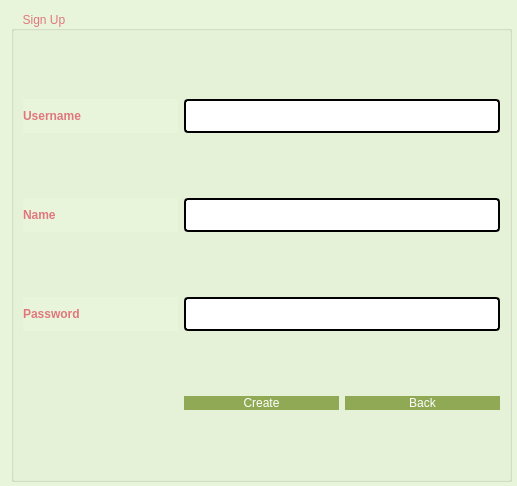
<?xml version="1.0" encoding="UTF-8"?>
<ui version="4.0">
 <class>signUp</class>
 <widget class="QDialog" name="signUp">
  <property name="geometry">
   <rect>
    <x>0</x>
    <y>0</y>
    <width>517</width>
    <height>486</height>
   </rect>
  </property>
  <property name="windowTitle">
   <string>Dialog</string>
  </property>
  <property name="styleSheet">
   <string notr="true">background-color:#E9F5DB;</string>
  </property>
  <widget class="QGroupBox" name="groupBox">
   <property name="geometry">
    <rect>
     <x>11</x>
     <y>11</y>
     <width>501</width>
     <height>471</height>
    </rect>
   </property>
   <property name="styleSheet">
    <string notr="true">font: 18pt &quot;Georgina&quot;;
border-color: rgb(196, 178, 255);
border-color: rgb(170, 0, 255);
color: #E0777D;

</string>
   </property>
   <property name="title">
    <string>   Sign Up</string>
   </property>
   <layout class="QGridLayout" name="gridLayout">
    <item row="2" column="0">
     <widget class="QLabel" name="label_3">
      <property name="styleSheet">
       <string notr="true">font: 14pt &quot;Georgina&quot;;</string>
      </property>
      <property name="text">
       <string>&lt;html&gt;&lt;head/&gt;&lt;body&gt;&lt;p&gt;&lt;span style=&quot; font-weight:700;&quot;&gt;Password&lt;/span&gt;&lt;/p&gt;&lt;/body&gt;&lt;/html&gt;</string>
      </property>
     </widget>
    </item>
    <item row="3" column="2">
     <widget class="QPushButton" name="backButton">
      <property name="styleSheet">
       <string notr="true">QPushButton{
border-radius:10px;
padding : 0 4px;
background: #90A955;
border -radius:10px;
color: rgb(255, 255, 255);
font: 26px&quot;Georgina&quot;
}
QPushButton:hover{
background:#572B788;
}
QPushButton:pressed

{
background:#E0777D;
}
QToolButton
{

border-radius:10px;
bacground:red;
color:red;
}

QPushButton:pressed
{
              font-size: 19px;
              transition: 0.9s; 
}</string>
      </property>
      <property name="text">
       <string>Back</string>
      </property>
     </widget>
    </item>
    <item row="3" column="1">
     <widget class="QPushButton" name="createButton">
      <property name="styleSheet">
       <string notr="true">QPushButton{
border-radius:10px;
padding : 0 4px;
background: #90A955;
border -radius:10px;
color: rgb(255, 255, 255);
font: 26px&quot;Georgina&quot;
}
QPushButton:hover{
background:#572B788;
}
QPushButton:pressed

{
background:#E0777D;
}
QToolButton
{

border-radius:10px;
bacground:red;
color:red;
}

QPushButton:pressed
{
              font-size: 19px;
              transition: 0.9s; 
}</string>
      </property>
      <property name="text">
       <string>Create</string>
      </property>
     </widget>
    </item>
    <item row="0" column="0">
     <widget class="QLabel" name="label">
      <property name="styleSheet">
       <string notr="true">font: 14pt &quot;Georgina&quot;;</string>
      </property>
      <property name="text">
       <string>&lt;html&gt;&lt;head/&gt;&lt;body&gt;&lt;p&gt;&lt;span style=&quot; font-weight:700;&quot;&gt;Username&lt;/span&gt;&lt;/p&gt;&lt;/body&gt;&lt;/html&gt;</string>
      </property>
     </widget>
    </item>
    <item row="0" column="1" colspan="2">
     <widget class="QLineEdit" name="username">
      <property name="styleSheet">
       <string notr="true">QLineEdit{
	background-color: rgb(255, 255, 255);
	 border: 2px  solid;
     border-radius: 4px;
	font: 24px
}</string>
      </property>
     </widget>
    </item>
    <item row="1" column="0">
     <widget class="QLabel" name="label_2">
      <property name="styleSheet">
       <string notr="true">font: 14pt &quot;Georgina&quot;;</string>
      </property>
      <property name="text">
       <string>&lt;html&gt;&lt;head/&gt;&lt;body&gt;&lt;p&gt;&lt;span style=&quot; font-weight:700;&quot;&gt;Name&lt;/span&gt;&lt;/p&gt;&lt;/body&gt;&lt;/html&gt;</string>
      </property>
     </widget>
    </item>
    <item row="1" column="1" colspan="2">
     <widget class="QLineEdit" name="name">
      <property name="styleSheet">
       <string notr="true">QLineEdit{
	background-color: rgb(255, 255, 255);
	 border: 2px  solid;
     border-radius: 4px;
	font: 24px
}</string>
      </property>
     </widget>
    </item>
    <item row="2" column="1" colspan="2">
     <widget class="QLineEdit" name="password">
      <property name="styleSheet">
       <string notr="true">QLineEdit{
	background-color: rgb(255, 255, 255);
	 border: 2px  solid;
     border-radius: 4px;
	font: 24px
}</string>
      </property>
      <property name="inputMethodHints">
       <set>Qt::ImhHiddenText|Qt::ImhNoAutoUppercase|Qt::ImhNoPredictiveText|Qt::ImhSensitiveData</set>
      </property>
      <property name="text">
       <string/>
      </property>
      <property name="echoMode">
       <enum>QLineEdit::Password</enum>
      </property>
     </widget>
    </item>
   </layout>
  </widget>
 </widget>
 <resources/>
 <connections/>
</ui>
